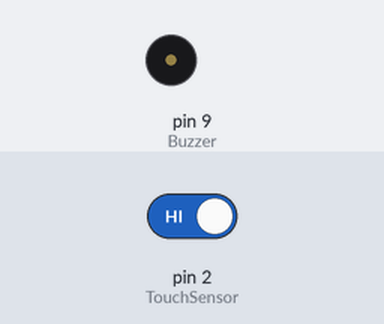
Recording of a sketch running on a simulated Arduino Uno, built with avr-gcc and run on an emulated ATmega328P. Shown: buzzer (waves = sounding, pin HIGH). The test bench sets the inputs (shaded band); at power-on: pin 2 (TouchSensor) HIGH.

Above: at 1.2 s.
1.3 s: pin 2 (TouchSensor) driven LOW
At 2.2 s:
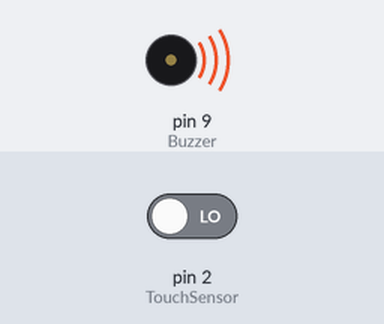
2.8 s: pin 2 (TouchSensor) driven HIGH
At 3.3 s:
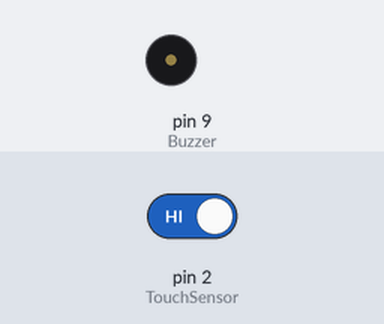
Timing chart, 0 to 5.8 s (numbered marks = the images above; inputs shaded):
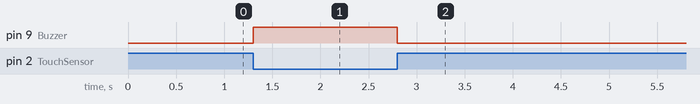

The sketch:

TOUCH___BUZZ.ino
```cpp
int Buzzer = 9;
int TouchSensor = 2;
int val;

void setup() {
  // put your setup code here, to run once:
pinMode (Buzzer, OUTPUT);
pinMode (TouchSensor, INPUT);
}

void loop() {
  // put your main code here, to run repeatedly:
val = digitalRead (TouchSensor) ;
if (val == LOW){
digitalWrite (Buzzer, HIGH);
}
else
{
  digitalWrite (Buzzer, LOW);
}
}
```

Measured:
- after the input at 1.3 s, pin 9 (Buzzer): LOW → HIGH at once
- after the input at 2.8 s, pin 9 (Buzzer): HIGH → LOW at once
